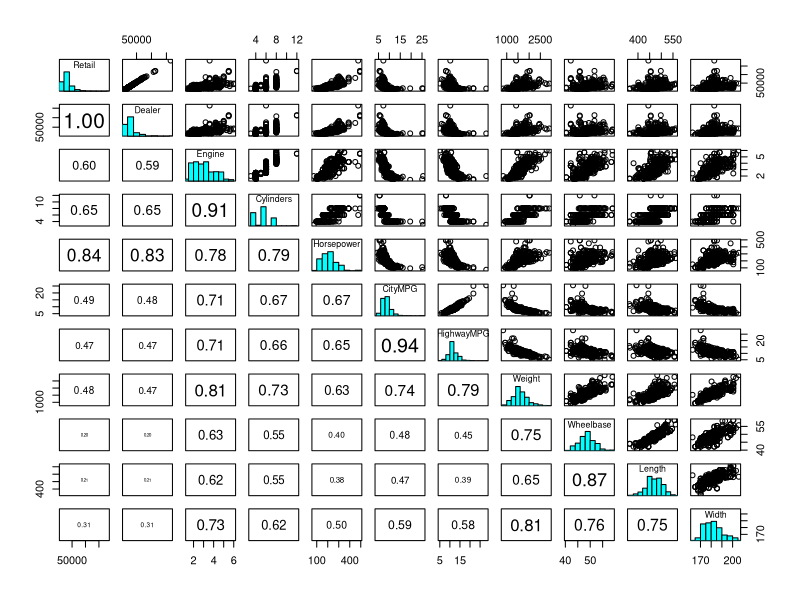
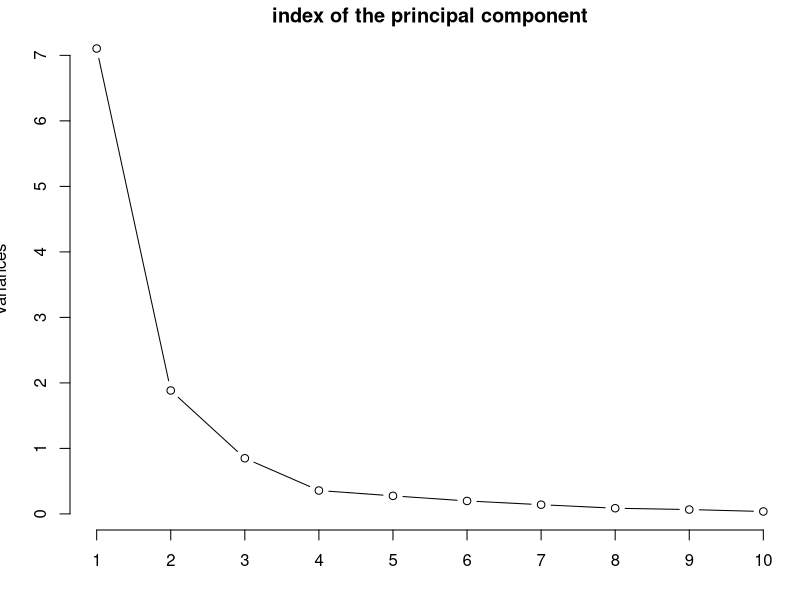
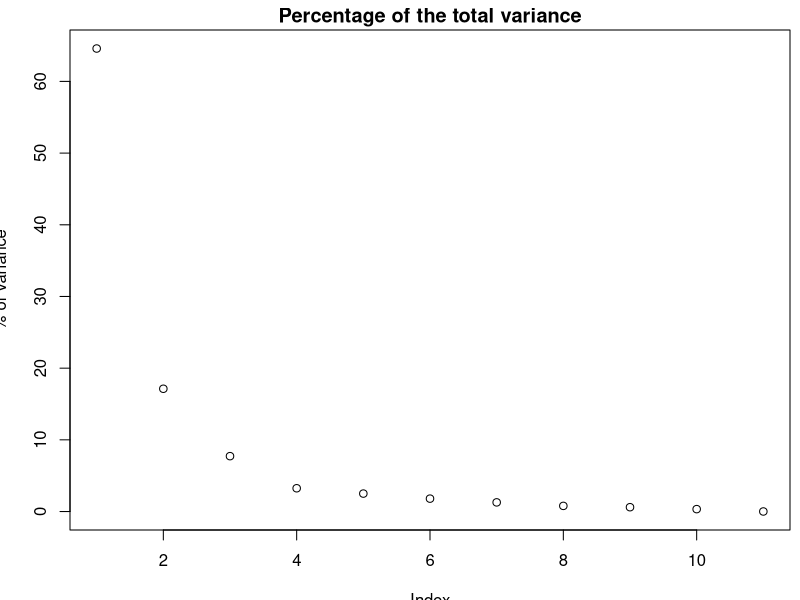
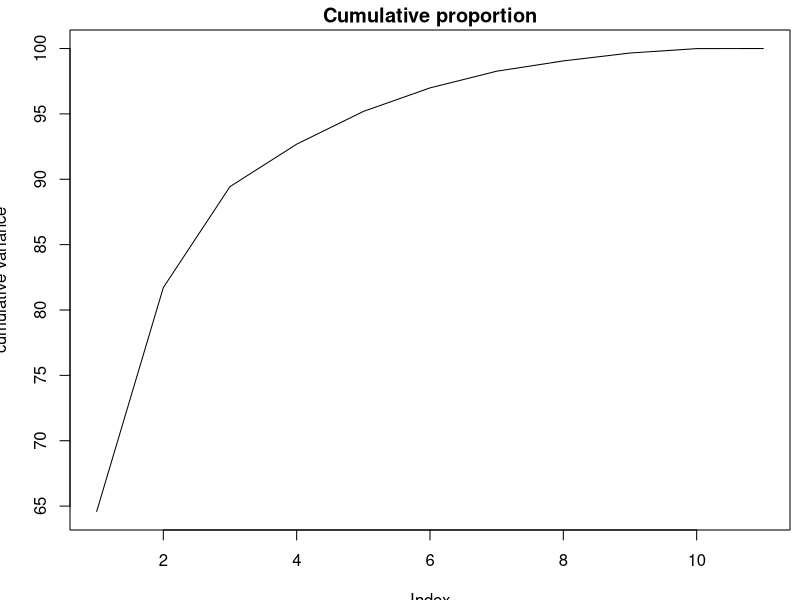
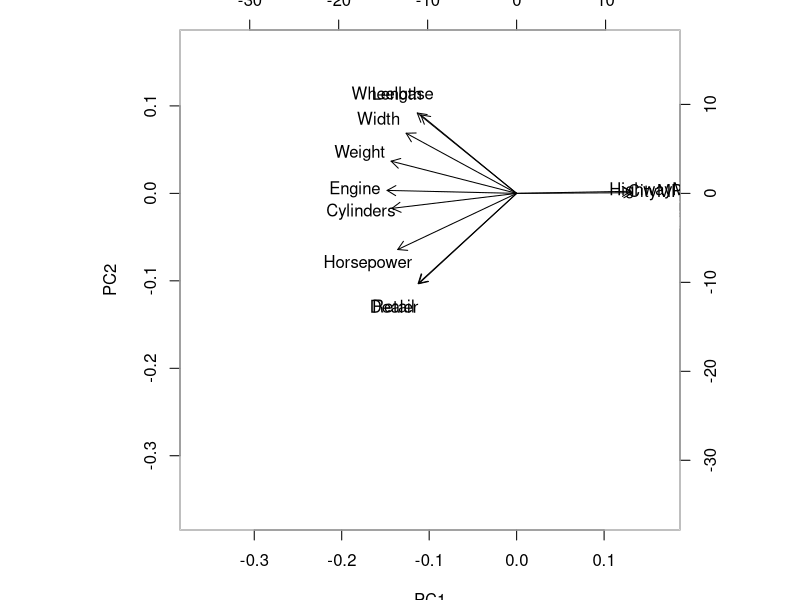
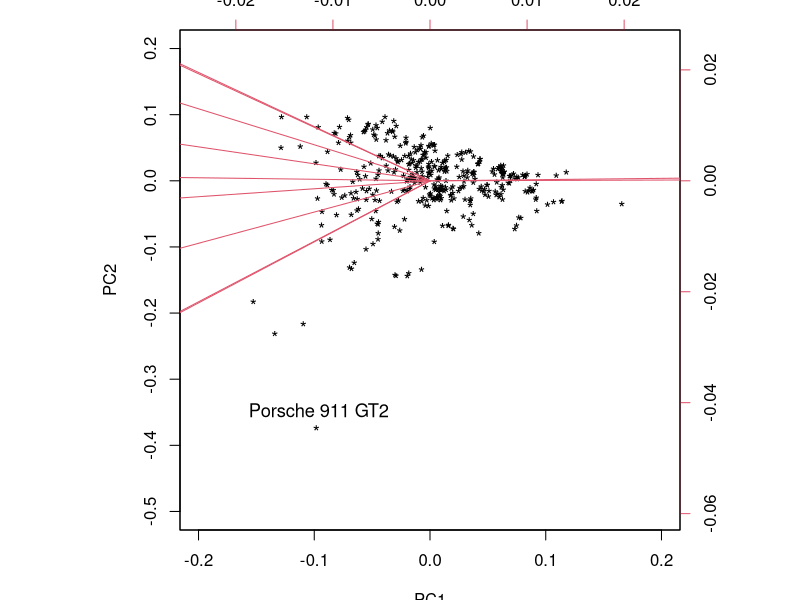
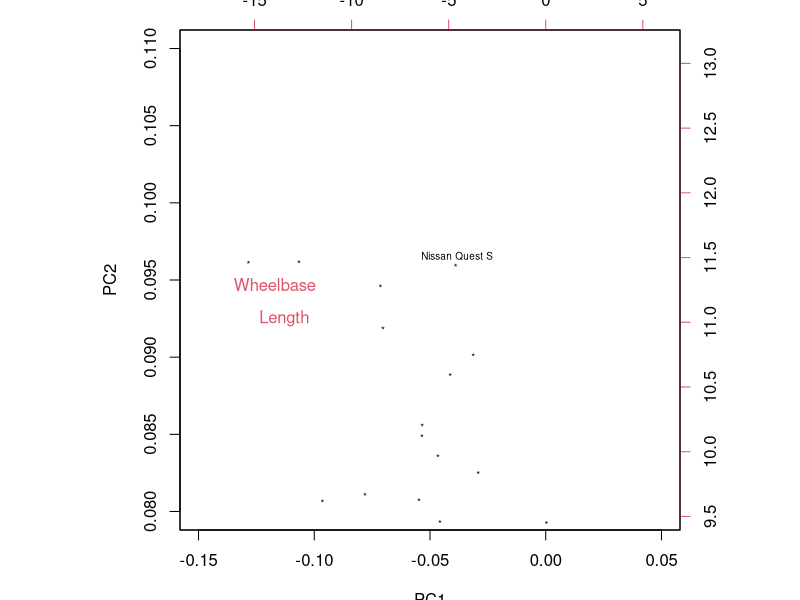
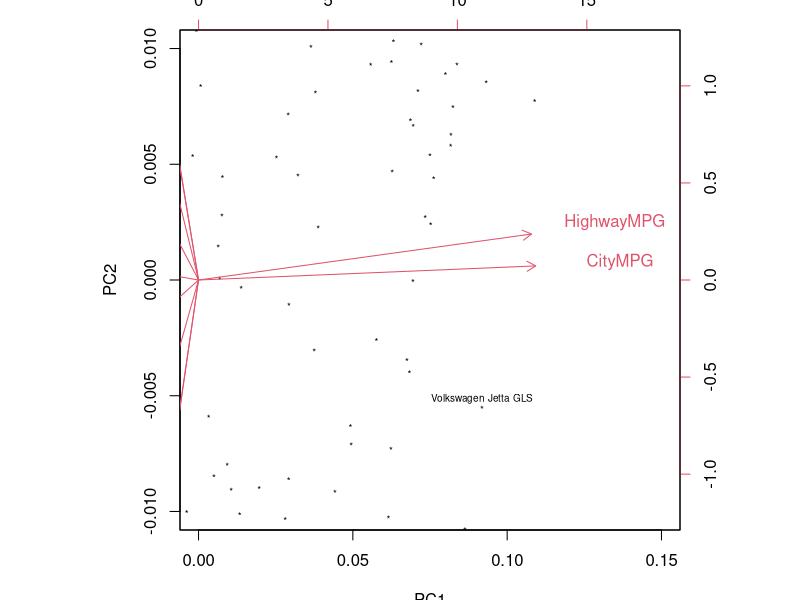

The R script that drew these images, in order:
## ---- chunk 1
cars <- read.csv("cars-2004.csv", header=TRUE)
head(cars)
## ---- chunk 2
mpg2kml <- 0.42514 # miles per gallon -> kilometer per liter
usd2eur <- 0.945 # US dollars -> Euro
lb2kg <- 0.4535923 # pound -> kilogram
inch2cm <- 2.54 # inch -> centimeter

cars$Retail <-  usd2eur*cars$Retail
cars$Dealer <-  usd2eur*cars$Dealer

cars$CityMPG <- mpg2kml*cars$CityMPG
cars$HighwayMPG <- mpg2kml*cars$HighwayMPG

cars$Weight <- lb2kg * cars$Weight

cars$Wheelbase <- lb2kg * cars$Wheelbase
cars$Length <- inch2cm * cars$Length
cars$Width <- inch2cm * cars$Width

## ---- chunk 3
cor(cars)
## ---- chunk 4
?pairs

panel.hist <- function(x, ...)
{
    usr <- par("usr")
    par(usr = c(usr[1:2], 0, 1.5) )
    h <- hist(x, plot = FALSE)
    breaks <- h$breaks; nB <- length(breaks)
    y <- h$counts; y <- y/max(y)/1.1
    rect(breaks[-nB], 0, breaks[-1], y, col = "cyan", ...)
}
panel.cor <- function(x, y, digits = 2, prefix = "", cex.cor, ...)
{
    par(usr = c(0, 1, 0, 1))
    r <- abs(cor(x, y))
    txt <- format(c(r, 0.123456789), digits = digits)[1]
    txt <- paste0(prefix, txt)
    if(missing(cex.cor)) cex.cor <- 0.8/strwidth(txt)
    text(0.5, 0.5, txt, cex = cex.cor * r)
}
par(mar=c(4,4,2,1)-.5)
pairs(cars, diag.panel=panel.hist, 
      lower.panel = panel.cor)

## ---- chunk 5
PCA.prcomp <- prcomp(cars, scale=TRUE)
summary(PCA.prcomp)
plot(PCA.prcomp, type="l", main ="index of the principal component")
plot(PCA.prcomp$sdev^2/sum(PCA.prcomp$sdev^2)*100, ylab ="% of variance", main="Percentage of the total variance")
cumul.sum <- cumsum(PCA.prcomp$sdev^2/sum(PCA.prcomp$sdev^2)*100)
plot(cumul.sum, type="l", ylab ="cumulative variance", main="Cumulative proportion")

## ---- chunk 6
matrix.change.basis <- PCA.prcomp$rotation
print(matrix.change.basis)
biplot(PCA.prcomp, col=c("white", "black"), choices = c(1,2))
## ---- chunk 7
ID <-seq(1, nrow(cars), 1)
cars$ID <- ID
## ---- chunk 8
label <- rep("*", nrow(cars))
label[cars["Porsche 911 GT2","ID"]] <- " Porsche 911 GT2\n*"
biplot(PCA.prcomp, expand=1000,cex=c(1.1,1), xlabs=label,ylim=c(-0.5,0.2), xlim=c(-0.2,0.2))
## ---- chunk 9
label <- rep("*", nrow(cars))
label[cars["Nissan Quest S","ID"]] <- " Nissan Quest S\n*"
biplot(PCA.prcomp, ylim=c(0.08,0.11), xlim=c(-0.15,0.05), cex= c(0.6, 1),  xlabs=label)
## ---- chunk 10
label <- rep("*", nrow(cars))
label[cars["Volkswagen Jetta GLS","ID"]] <- "Volkswagen Jetta GLS\n*"
biplot(PCA.prcomp, ylim=c(-0.01,0.01), xlim=c(0,0.15), cex= c(0.6, 1), xlabs=label)
cars[c("Volkswagen Jetta GLS"),]
print("Prix de vente")
summary(cars$Dealer)
print("Consommation en ville")
summary(cars$CityMPG)
print("Consommation sur autoroute")
summary(cars$HighwayMPG)
## ---- chunk 11
library(FactoMineR)
cars.PCA <- PCA(cars, scale.unit = TRUE)
summary(cars.PCA)
## ---- chunk 12
dimdesc(cars.PCA)
## ---- chunk 13
plot(cars.PCA$ind$coord[,1], cars.PCA$ind$coord[,2], xlab=paste0("PC1"), ylab=paste0("PC2"), main="PCA: individuals")
## ---- chunk 14
my3car <- c("Audi RS 6", "Ford Expedition 4.6 XLT", "Nissan Sentra 1.8")
cars.PCA$ind$contrib[my3car,]
cars[my3car,]
